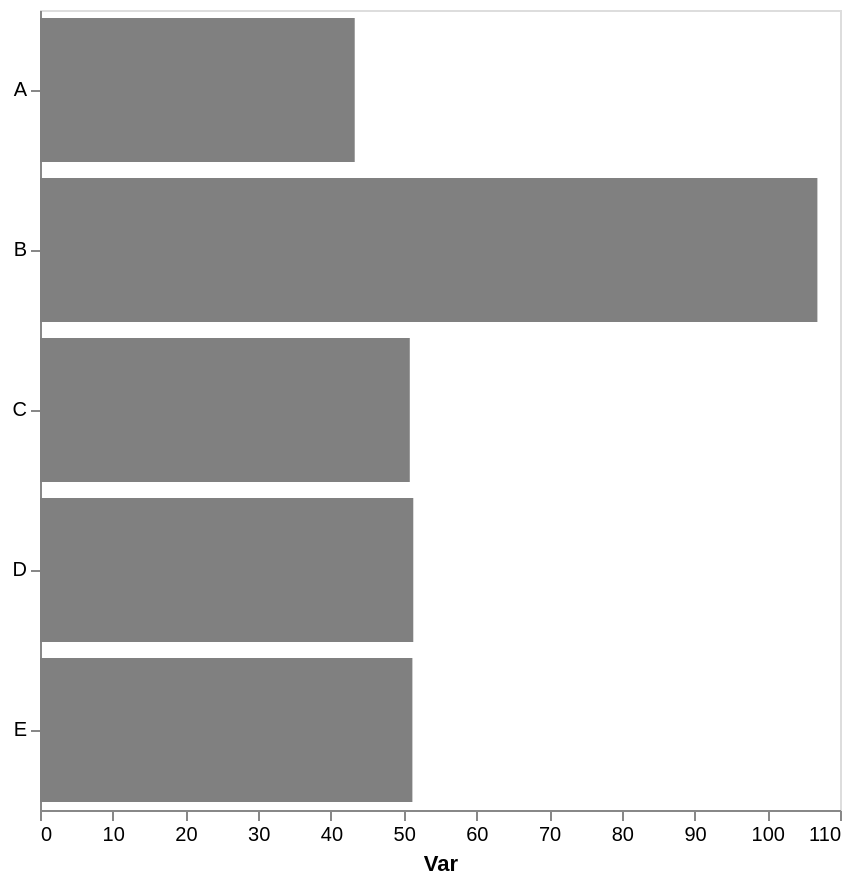

Vega-Lite specification for this chart:
### Vega-Lite specification from a JSON file in a GitHub repository (floating-point values rounded to 4 significant figures)
{"config": {"view": {"continuousWidth": 300, "continuousHeight": 300}, "axis": {"grid": false}, "bar": {"color": "gray"}}, "data": {"name": "data-dc06ff93fee01599dad96d3e28763dfe"}, "mark": {"type": "bar"}, "encoding": {"x": {"aggregate": "mean", "axis": {"title": "Var"}, "field": "var1", "type": "quantitative"}, "y": {"axis": {"title": null}, "field": "cat", "type": "nominal"}}, "height": 400, "width": 400, "$schema": "https://vega.github.io/schema/vega-lite/v5.17.0.json", "datasets": {"data-dc06ff93fee01599dad96d3e28763dfe": [{"cat": "A", "var1": 44.02, "var2": 45.28}, {"cat": "E", "var1": 49.42, "var2": 51.35}, {"cat": "B", "var1": 122.0, "var2": 45.19}, {"cat": "A", "var1": 42.53, "var2": 50.19}, {"cat": "B", "var1": 118.2, "var2": 61.25}, {"cat": "B", "var1": 86.41, "var2": 57.88}, {"cat": "B", "var1": 111.7, "var2": 48.55}, {"cat": "C", "var1": 37.47, "var2": 45.72}, {"cat": "D", "var1": 51.33, "var2": 46.17}, {"cat": "B", "var1": 96.11, "var2": 39.5}, {"cat": "C", "var1": 64.22, "var2": 61.38}, {"cat": "E", "var1": 52.99, "var2": 54.94}]}}
